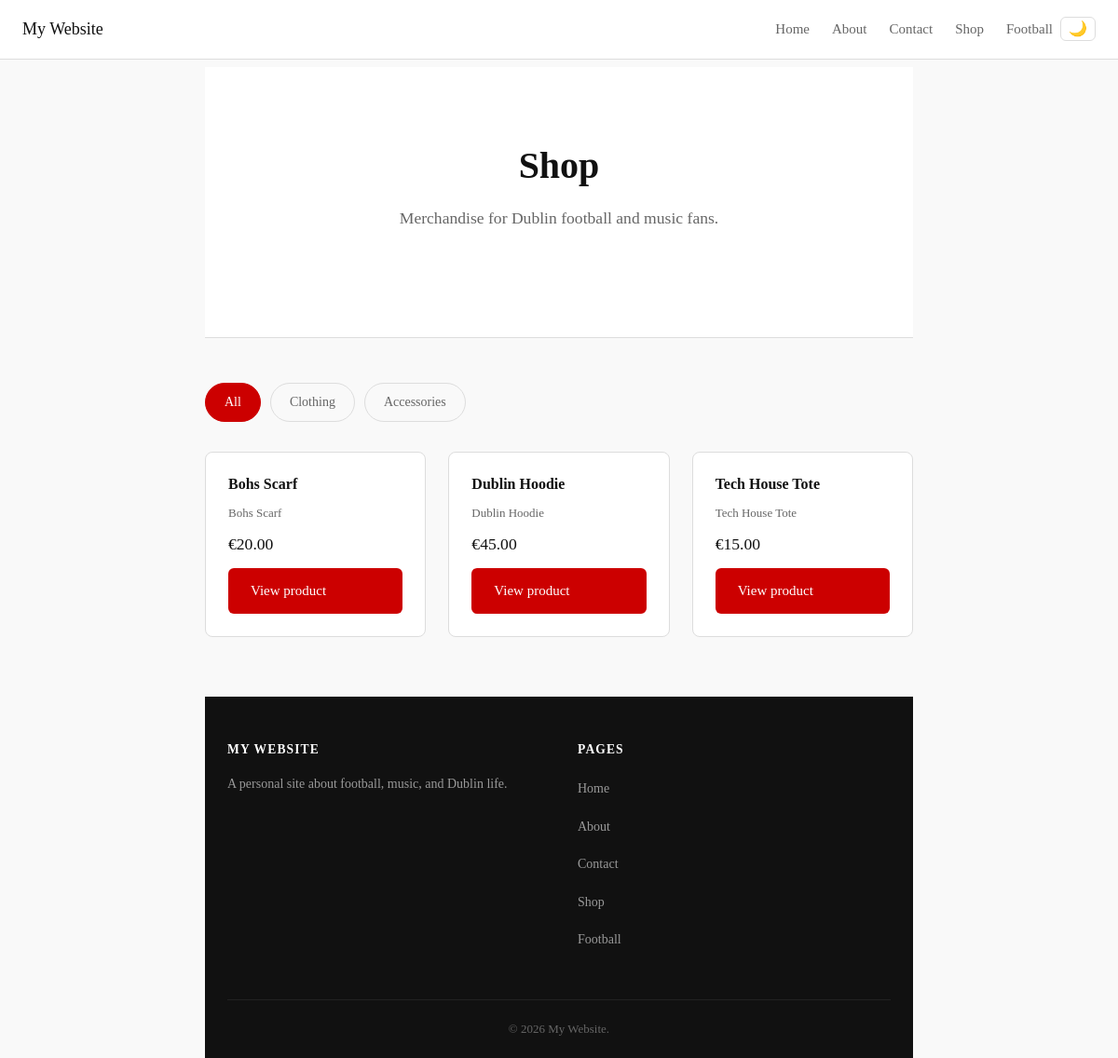
The app's page /shop/ with its own data.
### shop/models.py (models this page shows, shortened)
class Product(models.Model):
    CATEGORY_CHOICES = [
        ('clothing', 'Clothing'),
        ('accessories', 'Accessories'),
    ]
    name = models.CharField(max_length=200)
    description = models.TextField()
    price = models.DecimalField(max_digits=6, decimal_places=2)
    category = models.CharField(max_length=50, choices=CATEGORY_CHOICES)
    stock = models.PositiveIntegerField(default=0)
    available = models.BooleanField(default=True)
    created_at = models.DateTimeField(auto_now_add=True)
    class Meta:
        ordering = ['name']

### shop/views.py (the view)
# urls.py: path('', views.shop_home, name='shop_home'),
def shop_home(request):
    category = request.GET.get('category', 'all')
    if category == 'all':
        products = Product.objects.filter(available=True)
    else:
        products = Product.objects.filter(available=True, category=category)
    context = {
        'products': products,
        'current_category': category,
    }
    return render(request, 'shop/home.html', context)

### shop/templates/shop/home.html (shortened to what this page needs)
{% extends 'core/base.html' %}
{% block content %}
<section class="hero">
  <h1>Shop</h1>
  <p class="hero-subtitle">Merchandise for Dublin football and music fans.</p>
</section>
<section class="shop-section">
  <div class="filter-bar">
    <a href="{% url 'shop_home' %}"
       class="filter-btn {% if current_category == 'all' %}active{% endif %}">All</a>
    <a href="{% url 'shop_home' %}?category=clothing"
       class="filter-btn {% if current_category == 'clothing' %}active{% endif %}">Clothing</a>
    <a href="{% url 'shop_home' %}?category=accessories"
       class="filter-btn {% if current_category == 'accessories' %}active{% endif %}">Accessories</a>
  </div>
  <div class="product-grid">
    {% for product in products %}
    <div class="product-card">
      <h3>{{ product.name }}</h3>
      <p class="product-description">{{ product.description }}</p>
      <p class="product-price">€{{ product.price }}</p>
      <a href="{% url 'product_detail' product.pk %}" class="btn">View product</a>
    </div>
    {% empty %}
    <p>No products available.</p>
    {% endfor %}
  </div>
</section>
{% endblock %}

### core/static/css/style.css (style rules this page uses)
* { box-sizing: border-box; margin: 0; padding: 0; }
:root { --font-main: Georgia, serif; --font-size-base: 18px; --line-height-base: 1.7; --color-text: #333333; --color-heading: #111111; --color-muted: #666666; --color-border: #dddddd; --color-accent: #cc0000; --color-bg: #f9f9f9; --color-white: #ffffff; --spacing-sm: 16px; --spacing-md: 32px; --spacing-lg: 64px; }
body { font-family: var(--font-main); font-size: var(--font-size-base); line-height: var(--line-height-base); color: var(--color-text); background-color: var(--color-bg); max-width: 800px; margin: 0 auto; padding: 0 20px; padding-top: 72px; }
h1, h2, h3, h4 { color: var(--color-heading); line-height: 1.3; margin-bottom: 16px; }
h1 { font-size: 2.5rem; }
h3 { font-size: 1.2rem; }
p { margin-bottom: 16px; color: var(--color-text); }
a { color: var(--color-accent); text-decoration: none; }
.btn { display: inline-block; background-color: var(--color-accent); color: var(--color-white); padding: 12px 24px; border-radius: 6px; font-size: 15px; font-family: var(--font-main); border: none; cursor: pointer; transition: background-color 0.15s; }
.hero { text-align: center; padding: 80px 20px; background-color: var(--color-white); border-bottom: 1px solid var(--color-border); margin-bottom: 48px; }
.hero h1 { margin-bottom: 16px; }
.hero-subtitle { font-size: 1.1rem; color: var(--color-muted); margin-bottom: 32px; max-width: 500px; margin-left: auto; margin-right: auto; }
.shop-section { margin-bottom: var(--spacing-lg); }
.filter-bar { display: flex; gap: 10px; margin-bottom: 32px; }
.filter-btn { background: none; border: 1px solid var(--color-border); border-radius: 99px; padding: 8px 20px; font-size: 14px; font-family: var(--font-main); color: var(--color-muted); cursor: pointer; transition: all 0.15s; }
.filter-btn:hover, .filter-btn.active { background-color: var(--color-accent); border-color: var(--color-accent); color: var(--color-white); }
.product-grid { display: grid; grid-template-columns: repeat(3, 1fr); gap: 24px; }
.product-card { background: var(--color-white); border: 1px solid var(--color-border); border-radius: 8px; padding: 24px; display: flex; flex-direction: column; gap: 10px; transition: border-color 0.15s; }
.product-card h3 { font-size: 1rem; margin: 0; }
.product-description { font-size: 13px; color: var(--color-muted); line-height: 1.5; flex: 1; margin: 0; }
.product-price { font-size: 1.1rem; font-weight: 500; color: var(--color-heading); margin: 0; }

### records on screen
Product: name "Bohs Scarf", description "Bohs Scarf", price "20.00"
Product: name "Dublin Hoodie", description "Dublin Hoodie", price "45.00"
Product: name "Tech House Tote", description "Tech House Tote", price "15.00"
